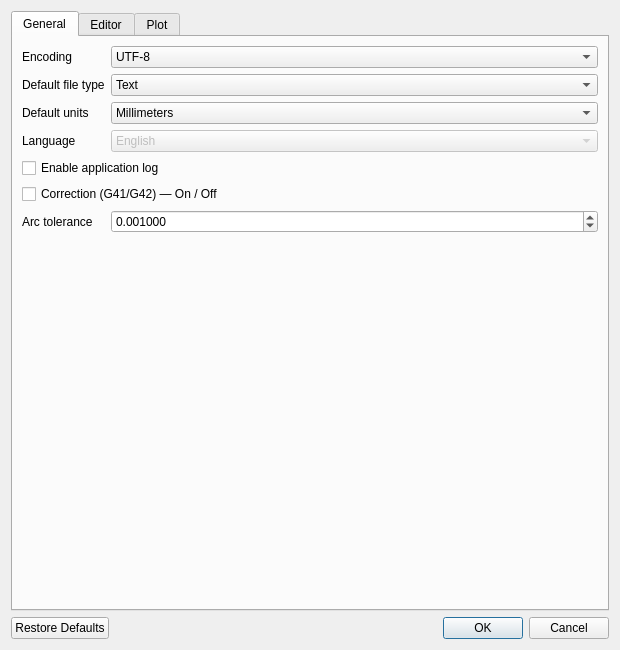
<?xml version="1.0" encoding="UTF-8"?>
<ui version="4.0">
 <class>OptionsDlg</class>
 <widget class="QDialog" name="OptionsDlg">
  <property name="geometry"><rect><x>0</x><y>0</y><width>620</width><height>650</height></rect></property>
  <property name="windowTitle"><string>Options</string></property>
  <layout class="QVBoxLayout" name="verticalLayout">
   <item><widget class="QTabWidget" name="tabs">
    <widget class="QWidget" name="generalTab"><attribute name="title"><string>General</string></attribute>
     <layout class="QFormLayout" name="generalForm">
      <item row="0" column="0"><widget class="QLabel" name="encodingLabel"><property name="text"><string>Encoding</string></property></widget></item>
      <item row="0" column="1"><widget class="QComboBox" name="encodingCombo"><item><property name="text"><string>UTF-8</string></property></item><item><property name="text"><string>Windows-1251</string></property></item></widget></item>
      <item row="1" column="0"><widget class="QLabel" name="fileTypeLabel"><property name="text"><string>Default file type</string></property></widget></item>
      <item row="1" column="1"><widget class="QComboBox" name="fileTypeCombo"><item><property name="text"><string>Text</string></property></item><item><property name="text"><string>ISO G-code</string></property></item></widget></item>
      <item row="2" column="0"><widget class="QLabel" name="unitsLabel"><property name="text"><string>Default units</string></property></widget></item>
      <item row="2" column="1"><widget class="QComboBox" name="unitsCombo"><item><property name="text"><string>Millimeters</string></property></item><item><property name="text"><string>Inches</string></property></item></widget></item>
      <item row="3" column="0"><widget class="QLabel" name="languageLabel"><property name="text"><string>Language</string></property></widget></item>
      <item row="3" column="1"><widget class="QComboBox" name="languageCombo"><property name="enabled"><bool>false</bool></property><property name="toolTip"><string>Language switching is not available yet</string></property><item><property name="text"><string>English</string></property></item><item><property name="text"><string>Russian</string></property></item></widget></item>
      <item row="4" column="0" colspan="2"><widget class="QCheckBox" name="loggingCheck"><property name="text"><string>Enable application log</string></property></widget></item>
      <item row="5" column="0" colspan="2"><widget class="QCheckBox" name="correctionCheck"><property name="text"><string>Correction (G41/G42) — On / Off</string></property></widget></item>
      <item row="6" column="0"><widget class="QLabel" name="arcToleranceLabel"><property name="text"><string>Arc tolerance</string></property></widget></item>
      <item row="6" column="1"><widget class="QDoubleSpinBox" name="arcToleranceSpin"><property name="decimals"><number>6</number></property><property name="minimum"><double>0.000001</double></property><property name="maximum"><double>10.000000</double></property><property name="value"><double>0.001000</double></property></widget></item>
     </layout>
    </widget>
    <widget class="QWidget" name="editorTab"><attribute name="title"><string>Editor</string></attribute>
     <layout class="QFormLayout" name="editorForm">
      <item row="0" column="0"><widget class="QLabel" name="fontLabel"><property name="text"><string>Font family</string></property></widget></item>
      <item row="0" column="1"><widget class="QFontComboBox" name="fontCombo"/></item>
      <item row="1" column="0"><widget class="QLabel" name="fontSizeLabel"><property name="text"><string>Font size</string></property></widget></item>
      <item row="1" column="1"><widget class="QSpinBox" name="fontSizeSpin"><property name="minimum"><number>6</number></property><property name="maximum"><number>48</number></property></widget></item>
      <item row="2" column="0" colspan="2"><widget class="QCheckBox" name="caretLineCheck"><property name="text"><string>Highlight current line</string></property></widget></item>
      <item row="3" column="0" colspan="2"><widget class="QCheckBox" name="eolCheck"><property name="text"><string>Show end-of-line markers</string></property></widget></item>
      <item row="4" column="0" colspan="2"><widget class="QCheckBox" name="whitespaceCheck"><property name="text"><string>Show whitespace</string></property></widget></item>
      <item row="5" column="0" colspan="2"><widget class="QCheckBox" name="marginCheck"><property name="text"><string>Show line-number margin</string></property></widget></item>
     </layout>
    </widget>
    <widget class="QWidget" name="plotTab"><attribute name="title"><string>Plot</string></attribute>
     <layout class="QFormLayout" name="plotForm">
      <item row="0" column="0"><widget class="QLabel" name="rapidLabel"><property name="text"><string>Rapid color (G0)</string></property></widget></item><item row="0" column="1"><layout class="QHBoxLayout" name="rapidColorLayout"><property name="spacing"><number>6</number></property><item><widget class="QLineEdit" name="rapidColorEdit"/></item><item><widget class="QPushButton" name="rapidColorButton"><property name="maximumSize"><size><width>72</width><height>16777215</height></size></property><property name="text"><string>Pick...</string></property></widget></item></layout></item>
      <item row="1" column="0"><widget class="QLabel" name="linearLabel"><property name="text"><string>Linear color (G1)</string></property></widget></item><item row="1" column="1"><layout class="QHBoxLayout" name="linearColorLayout"><property name="spacing"><number>6</number></property><item><widget class="QLineEdit" name="linearColorEdit"/></item><item><widget class="QPushButton" name="linearColorButton"><property name="maximumSize"><size><width>72</width><height>16777215</height></size></property><property name="text"><string>Pick...</string></property></widget></item></layout></item>
      <item row="2" column="0"><widget class="QLabel" name="arcLabel"><property name="text"><string>Arc color (G2/G3)</string></property></widget></item><item row="2" column="1"><layout class="QHBoxLayout" name="arcColorLayout"><property name="spacing"><number>6</number></property><item><widget class="QLineEdit" name="arcColorEdit"/></item><item><widget class="QPushButton" name="arcColorButton"><property name="maximumSize"><size><width>72</width><height>16777215</height></size></property><property name="text"><string>Pick...</string></property></widget></item></layout></item>
      <item row="3" column="0"><widget class="QLabel" name="currentLabel"><property name="text"><string>Current segment color</string></property></widget></item><item row="3" column="1"><layout class="QHBoxLayout" name="currentColorLayout"><property name="spacing"><number>6</number></property><item><widget class="QLineEdit" name="currentColorEdit"/></item><item><widget class="QPushButton" name="currentColorButton"><property name="maximumSize"><size><width>72</width><height>16777215</height></size></property><property name="text"><string>Pick...</string></property></widget></item></layout></item>
      <item row="4" column="0"><widget class="QLabel" name="backgroundLabel"><property name="text"><string>Canvas background</string></property></widget></item><item row="4" column="1"><layout class="QHBoxLayout" name="backgroundColorLayout"><property name="spacing"><number>6</number></property><item><widget class="QLineEdit" name="backgroundColorEdit"/></item><item><widget class="QPushButton" name="backgroundColorButton"><property name="maximumSize"><size><width>72</width><height>16777215</height></size></property><property name="text"><string>Pick...</string></property></widget></item></layout></item>
      <item row="5" column="0"><widget class="QLabel" name="lineWidthLabel"><property name="text"><string>Line thickness (0.25–6.0)</string></property></widget></item><item row="5" column="1"><widget class="QDoubleSpinBox" name="lineWidthSpin"><property name="minimum"><double>0.250000</double></property><property name="maximum"><double>6.000000</double></property><property name="value"><double>1.500000</double></property></widget></item>
      <item row="6" column="0"><widget class="QLabel" name="gridStepLabel"><property name="text"><string>Grid step (0 = adaptive)</string></property></widget></item><item row="6" column="1"><widget class="QDoubleSpinBox" name="gridStepSpin"><property name="maximum"><double>1000000.000000</double></property></widget></item>
      <item row="7" column="0" colspan="2"><widget class="QCheckBox" name="axesCheck"><property name="text"><string>Show canvas axes</string></property></widget></item>
      <item row="8" column="0" colspan="2"><widget class="QCheckBox" name="gridCheck"><property name="text"><string>Show canvas grid</string></property></widget></item>
     </layout>
    </widget>
   </widget></item>
   <item><widget class="QDialogButtonBox" name="buttonBox"><property name="standardButtons"><set>QDialogButtonBox::StandardButton::Cancel|QDialogButtonBox::StandardButton::Ok|QDialogButtonBox::StandardButton::RestoreDefaults</set></property></widget></item>
  </layout>
 </widget>
 <resources/>
 <connections><connection><sender>buttonBox</sender><signal>accepted()</signal><receiver>OptionsDlg</receiver><slot>accept()</slot><hints/></connection><connection><sender>buttonBox</sender><signal>rejected()</signal><receiver>OptionsDlg</receiver><slot>reject()</slot><hints/></connection></connections>
</ui>
